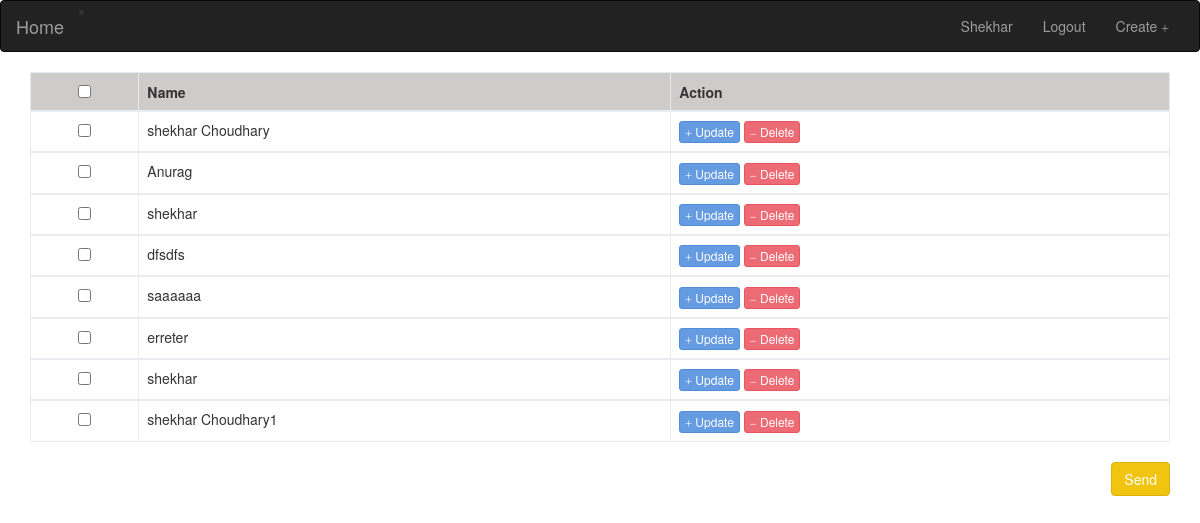
The page /contact/ (signed in) on the database its author committed.
### contacts/models.py (models this page shows, shortened)
class Address(models.Model):
    user = models.ForeignKey('auth.User', default='', on_delete=models.CASCADE)
    name = models.CharField(max_length = 30,null=True, blank=True)
    address = models.CharField(max_length = 100,null=True, blank=True)
    email_id = models.EmailField(max_length = 50, unique=True, null=True, blank=True)
    phone_number = models.CharField(_('number'), max_length=10 ,null=True, blank=True)

### contacts/views.py (the view)
# urls.py: path('',views.home, name='home'),
@login_required
def home(request):
    username = request.user.username
    obj = request.user.address_set.all()
    page = request.GET.get('page', 1)
    paginator = Paginator(obj, 10)
    try:
        contacts = paginator.page(page)
    except PageNotAnInteger:
        contacts = paginator.page(1)
    except EmptyPage:
        contacts = paginator.page(paginator.num_pages)
    return render(request, 'index.html', { 'contacts': contacts, 'user':username })

### templates/index.html (shortened to what this page needs)
{% load static %}
<!DOCTYPE html>
<html lang="en">
<head>
  <link href="/static/bootstrap.min.css" rel="stylesheet" type="text/css" />
</head>
<body>
<nav class="navbar navbar-inverse">
  <div class="container-fluid">
    <div class="navbar-header">
       <li><a class="navbar-brand" href="{% url 'userauth:index' %}">Home</a></li>
    </div>
    <div class="collapse navbar-collapse" id="bs-example-navbar-collapse-1">
      <ul class="nav navbar-nav navbar-right">
             <li><a href="#">{{user|title}}</a></li>
            <li><a href="{% url 'userauth:logout' %}">Logout</a></li>
            <li><a href="/contact/create/">Create <span class="glyphicon glyphicon-plus"></span> </a></li>
       </ul>
    </div>
  </div>
</nav>
  <form role="form" action="/contact/main/" method="post">
    <div class="container">
   <table class="table table-bordered table-hover table-dark" style="background-color: white">
    <thead class="thead-dark" style="background-color: #cecbcb;">
      <tr>
        <th style="text-align:center"><input type="checkbox" id="selectall"/></th>
        <th>Name</th>
        <th>Action</th>
      </tr>
      {% for contact in contacts %}
    </thead>
    <tbody>
      <tr>
        <td align="center"><input type="checkbox" class="case" name="checks[]" value="{{contact.phone_number}}"/></td>
        <td>{{ contact.name }}</td>
        <td>
        <a href="/contact/update/{{contact.id}}/"><button type="button" class="btn btn-info btn-xs">
          <span class="glyphicon glyphicon-plus"></span> Update
        </button></a>
        <a href='/contact/delete/{{contact.id}}/'><button type="button" class="btn btn-danger btn-xs">
          <span class="glyphicon glyphicon-minus"></span> Delete
        </button></a>
        </td>
      </tr>
	    {% empty %}
    <h2 style="font-family: Ubuntu">Sorry, no contact in this list.</h2>
     {% endfor %}
    </tbody>
  </table>
  <button type="submit" class="btn btn-default btn-warning pull-right">Send</button>
</form>
</body>
</html>

### rows shown on the page
Address: name "shekhar Choudhary"
Address: name "Anurag"
Address: name "shekhar"
Address: name "dfsdfs"
Address: name "saaaaaa"
Address: name "erreter"
Address: name "shekhar"
Address: name "shekhar Choudhary1"

### other values the page prints
{{ user|title }} "Shekhar"
